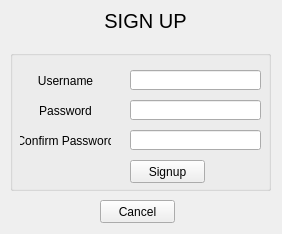
<?xml version="1.0" encoding="UTF-8"?>
<ui version="4.0">
 <class>Signup</class>
 <widget class="QWidget" name="Signup">
  <property name="geometry">
   <rect>
    <x>0</x>
    <y>0</y>
    <width>282</width>
    <height>234</height>
   </rect>
  </property>
  <property name="windowTitle">
   <string>Form</string>
  </property>
  <widget class="QLabel" name="label_SIGNUP">
   <property name="geometry">
    <rect>
     <x>0</x>
     <y>0</y>
     <width>291</width>
     <height>41</height>
    </rect>
   </property>
   <property name="font">
    <font>
     <pointsize>15</pointsize>
    </font>
   </property>
   <property name="text">
    <string>SIGN UP</string>
   </property>
   <property name="alignment">
    <set>Qt::AlignCenter</set>
   </property>
  </widget>
  <widget class="QGroupBox" name="groupBox_SIGNUP">
   <property name="geometry">
    <rect>
     <x>10</x>
     <y>50</y>
     <width>261</width>
     <height>141</height>
    </rect>
   </property>
   <property name="title">
    <string/>
   </property>
   <widget class="QLabel" name="label_Username">
    <property name="geometry">
     <rect>
      <x>10</x>
      <y>20</y>
      <width>91</width>
      <height>21</height>
     </rect>
    </property>
    <property name="text">
     <string>Username</string>
    </property>
    <property name="alignment">
     <set>Qt::AlignCenter</set>
    </property>
   </widget>
   <widget class="QLabel" name="label_Password">
    <property name="geometry">
     <rect>
      <x>10</x>
      <y>50</y>
      <width>91</width>
      <height>21</height>
     </rect>
    </property>
    <property name="text">
     <string>Password</string>
    </property>
    <property name="alignment">
     <set>Qt::AlignCenter</set>
    </property>
   </widget>
   <widget class="QLabel" name="label_ConfirmPassword">
    <property name="geometry">
     <rect>
      <x>10</x>
      <y>80</y>
      <width>91</width>
      <height>21</height>
     </rect>
    </property>
    <property name="text">
     <string>Confirm Password</string>
    </property>
    <property name="alignment">
     <set>Qt::AlignCenter</set>
    </property>
   </widget>
   <widget class="QLineEdit" name="lineEdit_Username">
    <property name="geometry">
     <rect>
      <x>120</x>
      <y>20</y>
      <width>131</width>
      <height>20</height>
     </rect>
    </property>
   </widget>
   <widget class="QLineEdit" name="lineEdit_Password">
    <property name="geometry">
     <rect>
      <x>120</x>
      <y>50</y>
      <width>131</width>
      <height>20</height>
     </rect>
    </property>
    <property name="echoMode">
     <enum>QLineEdit::Password</enum>
    </property>
   </widget>
   <widget class="QLineEdit" name="lineEdit_ConfirmPassword">
    <property name="geometry">
     <rect>
      <x>120</x>
      <y>80</y>
      <width>131</width>
      <height>20</height>
     </rect>
    </property>
    <property name="echoMode">
     <enum>QLineEdit::Password</enum>
    </property>
   </widget>
   <widget class="QPushButton" name="pushButton_Signup">
    <property name="geometry">
     <rect>
      <x>120</x>
      <y>110</y>
      <width>75</width>
      <height>23</height>
     </rect>
    </property>
    <property name="text">
     <string>Signup</string>
    </property>
   </widget>
  </widget>
  <widget class="QPushButton" name="pushButton_Cancel">
   <property name="geometry">
    <rect>
     <x>100</x>
     <y>200</y>
     <width>75</width>
     <height>23</height>
    </rect>
   </property>
   <property name="text">
    <string>Cancel</string>
   </property>
  </widget>
 </widget>
 <resources/>
 <connections/>
</ui>
